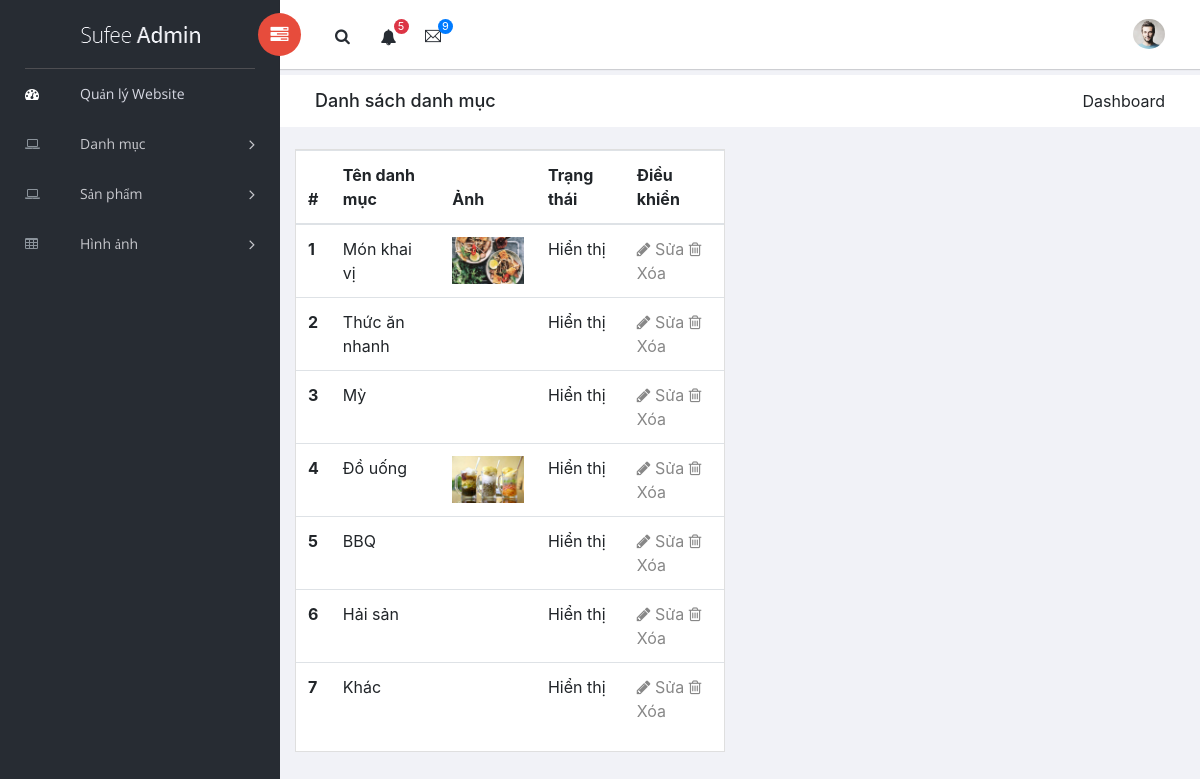
/admin/index.php?view=listcategory, run on the app's committed database.
### tables this page shows
CREATE TABLE `tbl_categorys` (
  `catid` int(11) NOT NULL AUTO_INCREMENT,
  `catname` varchar(50) NOT NULL,
  `image` varchar(255) DEFAULT NULL,
  `status` tinyint(1) DEFAULT '1',
  `datecreate` datetime DEFAULT NULL,
  PRIMARY KEY (`catid`)
);

### admin/modules/listcategory.php (the view)
 <div class="breadcrumbs">
    <div class="col-sm-4">
        <div class="page-header float-left">
            <div class="page-title">
                <h1>Danh sách danh mục</h1>
            </div>
        </div>
    </div>
    <div class="col-sm-8">
        <div class="page-header float-right">
            <div class="page-title">
                <ol class="breadcrumb text-right">
                    <li class="active">Dashboard</li>
                </ol>
            </div>
        </div>
    </div>
</div>
<div class="content mt-3">
    <div class="animated fadeIn">
        <div class="row">
            <div class="col-lg-6">
                <div class="card">
                        <table class="table">
                            <thead>
                                <tr>
                                    <th scope="col">#</th>
                                    <th scope="col">Tên danh mục</th>
                                    <th scope="col">Ảnh</th>
                                    <th scope="col">Trạng thái</th>
                                    <th scope="col">Điều khiển</th>
                                </tr>
                            </thead>
                            <tbody>
                                <?php
                                    $sqlSelect = "SELECT * FROM tbl_categorys";
                                    $result =mysqli_query($conn,$sqlSelect);
                                    $i=0;
                                    while($row = mysqli_fetch_assoc($result)){
                                        $i++;
                                ?>
                                    <tr>
                                        <th scope="row"><?php echo $i ?></th>
                                        <td><?php echo $row["catname"]?></td>
                                        <td>
                                            <img src="../<?php echo $row["image"] ?>" alt="" width="100">
                                        </td>
                                        <td>
                                            <?php echo ($row["status"])?"Hiển thị":"Ẩn" ?>
                                        </td>
                                        <td>
                                            <a href="index.php?view=editcategory&id=<?php echo $row["catid"] ?>"><i class="fa fa-pencil"></i> Sửa</a>
                                            <a href="index.php?view=delcategory&id=<?php echo $row["catid"] ?>"><i class="fa fa-trash-o"></i> Xóa</a>
                                        </td>
                                    </tr>
                                <?php } ?>
                            </tbody>
                        </table>
                </div>
            </div>
        </div>
    </div>
</div>

### admin/index.php (shortened to what this page needs)
<!doctype html>
<html class="no-js" lang="en">
<head>
    <link rel="stylesheet" href="vendors/bootstrap/dist/css/bootstrap.min.css">
    <link rel="stylesheet" href="vendors/font-awesome/css/font-awesome.min.css">
    <link rel="stylesheet" href="vendors/themify-icons/css/themify-icons.css">
    <link rel="stylesheet" href="vendors/flag-icon-css/css/flag-icon.min.css">
    <link rel="stylesheet" href="vendors/selectFX/css/cs-skin-elastic.css">
    <link rel="stylesheet" href="vendors/jqvmap/dist/jqvmap.min.css">
    <link rel="stylesheet" href="assets/css/style.css">
</head>
<body>
    <?php
        include("modules/leftPanel.php");
    ?>
    <div id="right-panel" class="right-panel">
        <?php
            include("modules/header.php");
        ?>
       <?php
            if(isset($_GET["view"])){
                $view = $_GET["view"];
                $file ="modules/".$view.".php";
                if(file_exists($file)){
                    include($file);
                }else{
                    echo "không tìm thấy yêu cầu này";
                }
            }
       ?>
    </div>
</body>
</html>

### admin/modules/leftPanel.php (shortened to what this page needs)
<aside id="left-panel" class="left-panel">
    <nav class="navbar navbar-expand-sm navbar-default">
        <div class="navbar-header">
            <a class="navbar-brand" href="./"><img src="images/logo.png" alt="Logo"></a>
        </div>
        <div id="main-menu" class="main-menu collapse navbar-collapse">
            <ul class="nav navbar-nav">
                <li class="active">
                    <a href="index.php"> <i class="menu-icon fa fa-dashboard"></i>Quản lý Website </a>
                </li>
                <li class="menu-item-has-children dropdown">
                    <a href="#" class="dropdown-toggle" data-toggle="dropdown" aria-haspopup="true" aria-expanded="false"> <i class="menu-icon fa fa-laptop"></i>Danh mục</a>
                </li>
                <li class="menu-item-has-children dropdown">
                    <a href="#" class="dropdown-toggle" data-toggle="dropdown" aria-haspopup="true" aria-expanded="false"> <i class="menu-icon fa fa-laptop"></i>Sản phẩm</a>
                </li>
                <li class="menu-item-has-children dropdown">
                    <a href="#" class="dropdown-toggle" data-toggle="dropdown" aria-haspopup="true" aria-expanded="false"> <i class="menu-icon fa fa-table"></i>Hình ảnh</a>
                </li>
            </ul>
        </div>
    </nav>
</aside>

### admin/modules/header.php (shortened to what this page needs)
<header id="header" class="header">
    <div class="header-menu">
        <div class="col-sm-7">
            <a id="menuToggle" class="menutoggle pull-left"><i class="fa fa fa-tasks"></i></a>
            <div class="header-left">
                <button class="search-trigger"><i class="fa fa-search"></i></button>
                <div class="dropdown for-notification">
                    <button class="btn btn-secondary dropdown-toggle" type="button" id="notification" data-toggle="dropdown" aria-haspopup="true" aria-expanded="false">
                        <i class="fa fa-bell"></i>
                        <span class="count bg-danger">5</span>
                    </button>
                </div>
                <div class="dropdown for-message">
                    <button class="btn btn-secondary dropdown-toggle" type="button"
                    id="message"
                    data-toggle="dropdown" aria-haspopup="true" aria-expanded="false">
                    <i class="ti-email"></i>
                    <span class="count bg-primary">9</span>
                </button>
            </div>
        </div>
    </div>
    <div class="col-sm-5">
        <div class="user-area dropdown float-right">
            <a href="#" class="dropdown-toggle" data-toggle="dropdown" aria-haspopup="true" aria-expanded="false">
                <img class="user-avatar rounded-circle" src="images/admin.jpg" alt="User Avatar">
            </a>
        </div>
        <div class="language-select dropdown" id="language-select">
            <a class="dropdown-toggle" href="#" data-toggle="dropdown"  id="language" aria-haspopup="true" aria-expanded="true">
                <i class="flag-icon flag-icon-us"></i>
            </a>
        </div>
    </div>
</div>
</header>

### data on the page
tbl_categorys: catname "Món khai vị", image (picture), status "Hiển thị"
tbl_categorys: catname "Thức ăn nhanh", status "Hiển thị"
tbl_categorys: catname "Mỳ", status "Hiển thị"
tbl_categorys: catname "Đồ uống", image (picture), status "Hiển thị"
tbl_categorys: catname "BBQ", status "Hiển thị"
tbl_categorys: catname "Hải sản", status "Hiển thị"
tbl_categorys: catname "Khác", status "Hiển thị"
